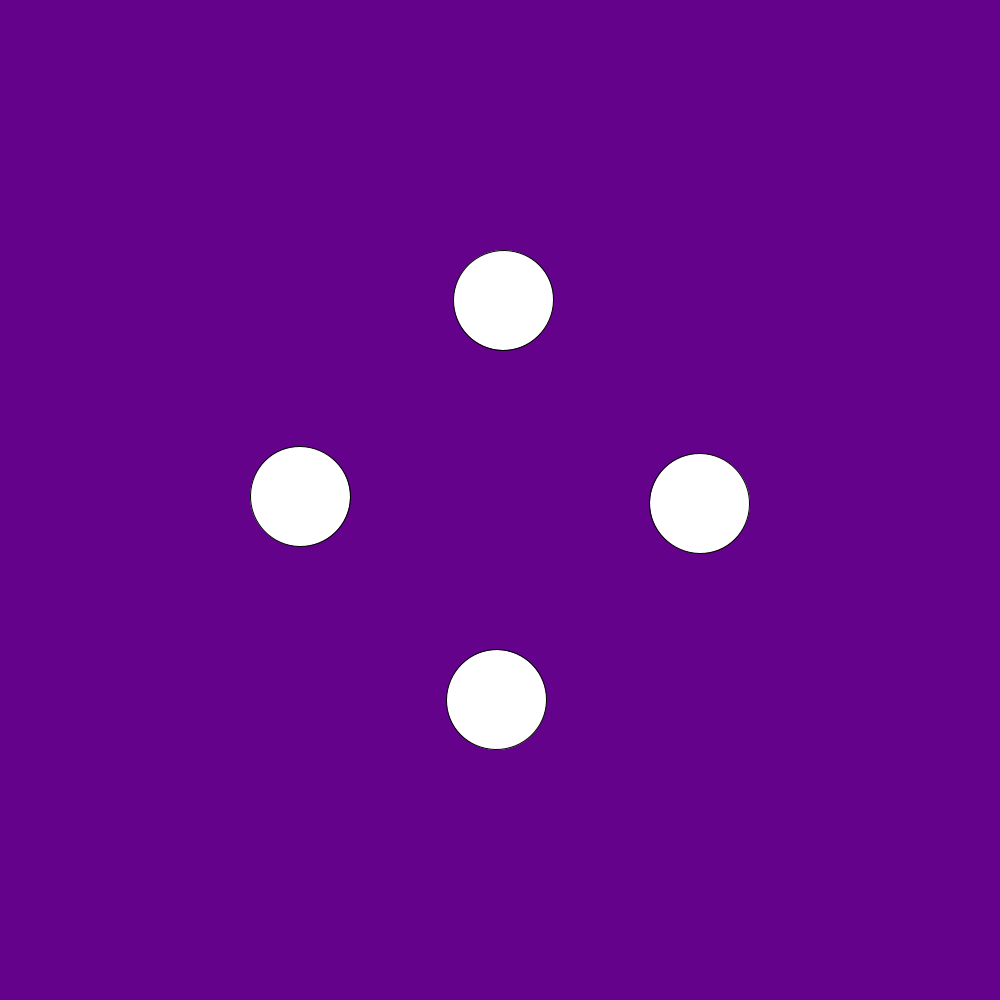
Frame 1 (no input)
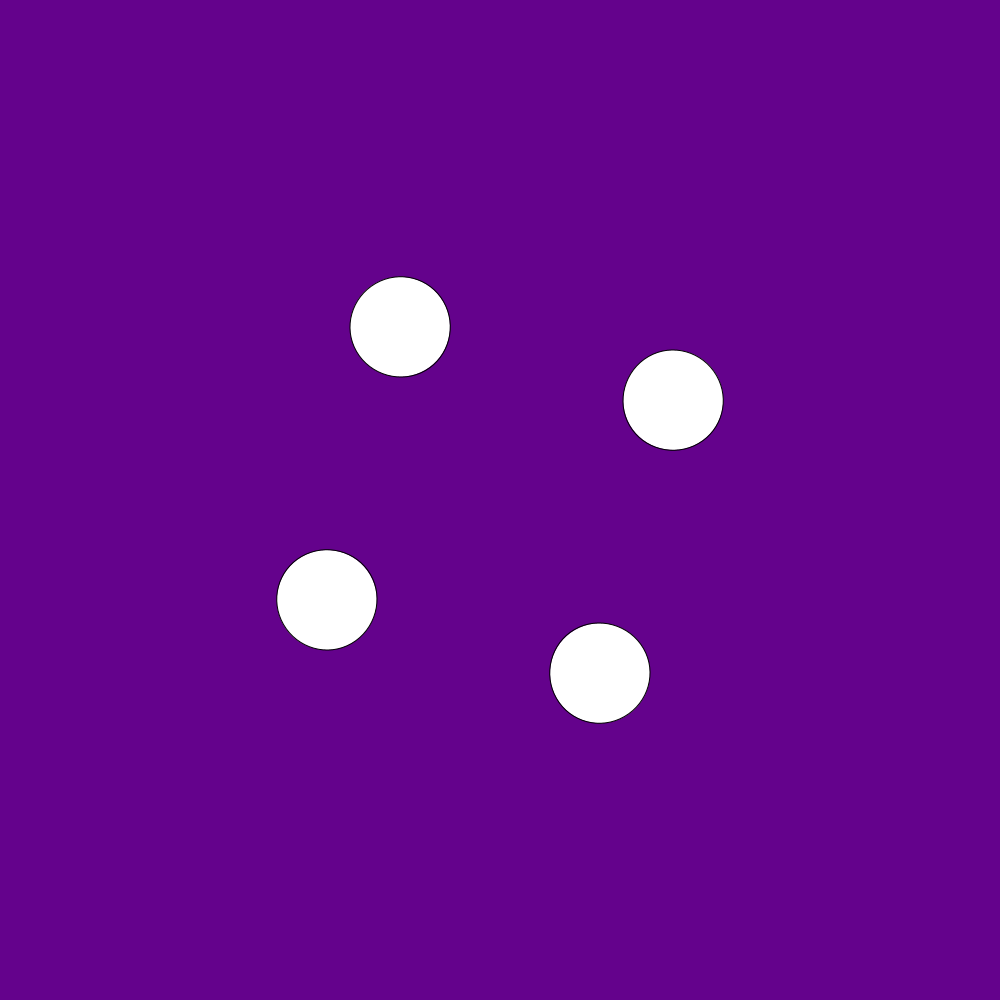
Frame 60 (the mouse pressed at the canvas centre just before this capture)
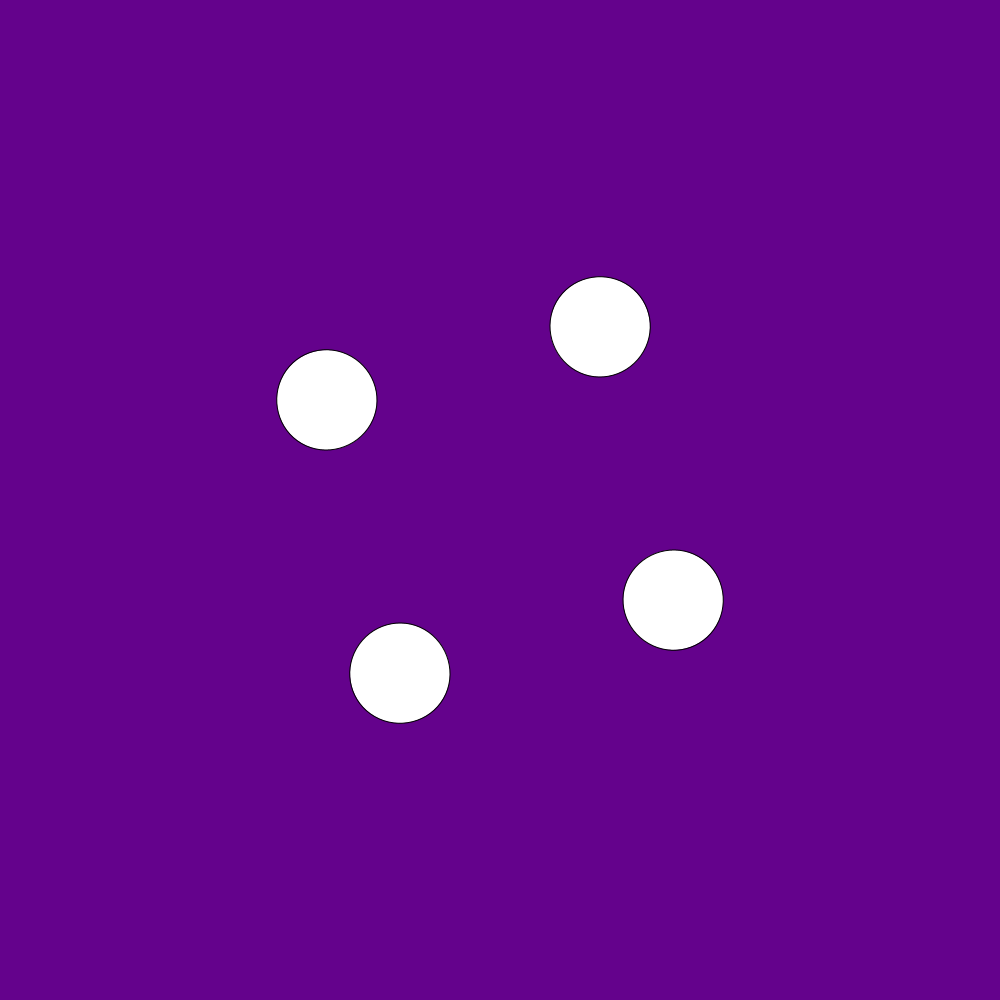
Frame 120 (the mouse held since frame 60 and released just before this capture)

The Processing sketch that drew these frames (run headless with seeded random() and noise(); from frame 60 on, the mouse is pressed at the canvas centre):

// Processing sketch: animation_practice_
// ── animation_practice_.pde
int r = 1;
int dr = 1;
void setup() {
  size(1000,1000);
}

void draw() {
  background(100, 2, 140);
  translate(500, 500);
  rotate(radians(r)); // rotate by 45 degrees
  r = r + dr;
  if (r==360) {
    dr = -1;
  }
  if (r==0) {
    dr = 1;
  }
  circle(200, 0, 100);
  circle(0, 200, 100);
  circle(-200, 0, 100);
  circle(0, -200, 100);
}
